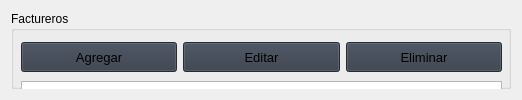
                     <widget class="QWidget" name="new_page">
                      <property name="sizePolicy">
                       <sizepolicy hsizetype="Preferred" vsizetype="Preferred">
                        <horstretch>0</horstretch>
                        <verstretch>0</verstretch>
                       </sizepolicy>
                      </property>
                      <layout class="QVBoxLayout" name="verticalLayout_20">
                       <item>
                        <widget class="QGroupBox" name="groupBox">
                         <property name="sizePolicy">
                          <sizepolicy hsizetype="Fixed" vsizetype="Preferred">
                           <horstretch>0</horstretch>
                           <verstretch>0</verstretch>
                          </sizepolicy>
                         </property>
                         <property name="minimumSize">
                          <size>
                           <width>500</width>
                           <height>0</height>
                          </size>
                         </property>
                         <property name="title">
                          <string>Factureros</string>
                         </property>
                         <property name="flat">
                          <bool>false</bool>
                         </property>
                         <property name="checkable">
                          <bool>false</bool>
                         </property>
                         <widget class="QTableView" name="table_factureros">
                          <property name="geometry">
                           <rect>
                            <x>10</x>
                            <y>70</y>
                            <width>481</width>
                            <height>501</height>
                           </rect>
                          </property>
                          <property name="sizePolicy">
                           <sizepolicy hsizetype="Expanding" vsizetype="Fixed">
                            <horstretch>0</horstretch>
                            <verstretch>0</verstretch>
                           </sizepolicy>
                          </property>
                         </widget>
                         <widget class="QWidget" name="verticalLayoutWidget">
                          <property name="geometry">
                           <rect>
                            <x>10</x>
                            <y>30</y>
                            <width>481</width>
                            <height>32</height>
                           </rect>
                          </property>
                          <layout class="QHBoxLayout" name="horizontalLayout_6">
                           <item>
                            <widget class="QPushButton" name="btn_add_facturero">
                             <property name="minimumSize">
                              <size>
                               <width>150</width>
                               <height>30</height>
                              </size>
                             </property>
                             <property name="font">
                              <font>
                               <family>Segoe UI</family>
                               <pointsize>10</pointsize>
                               <italic>false</italic>
                               <bold>false</bold>
                              </font>
                             </property>
                             <property name="cursor">
                              <cursorShape>PointingHandCursor</cursorShape>
                             </property>
                             <property name="styleSheet">
                              <string notr="true">background-color: rgb(52, 59, 72);</string>
                             </property>
                             <property name="text">
                              <string>Agregar</string>
                             </property>
                             <property name="icon">
                              <iconset resource="resources.qrc">
                               <normaloff>:/icons/images/icons/cil-user-follow.png</normaloff>:/icons/images/icons/cil-user-follow.png</iconset>
                             </property>
                            </widget>
                           </item>
                           <item>
                            <widget class="QPushButton" name="btn_edit_facturero">
                             <property name="minimumSize">
                              <size>
                               <width>150</width>
                               <height>30</height>
                              </size>
                             </property>
                             <property name="font">
                              <font>
                               <family>Segoe UI</family>
                               <pointsize>10</pointsize>
                               <italic>false</italic>
                               <bold>false</bold>
                              </font>
                             </property>
                             <property name="cursor">
                              <cursorShape>PointingHandCursor</cursorShape>
                             </property>
                             <property name="styleSheet">
                              <string notr="true">background-color: rgb(52, 59, 72);</string>
                             </property>
                             <property name="text">
                              <string>Editar</string>
                             </property>
                             <property name="icon">
                              <iconset resource="resources.qrc">
                               <normaloff>:/icons/images/icons/cil-pencil.png</normaloff>:/icons/images/icons/cil-pencil.png</iconset>
                             </property>
                            </widget>
                           </item>
                           <item>
                            <widget class="QPushButton" name="btn_delete_facturero">
                             <property name="minimumSize">
                              <size>
                               <width>150</width>
                               <height>30</height>
                              </size>
                             </property>
                             <property name="font">
                              <font>
                               <family>Segoe UI</family>
                               <pointsize>10</pointsize>
                               <italic>false</italic>
                               <bold>false</bold>
                              </font>
                             </property>
                             <property name="cursor">
                              <cursorShape>PointingHandCursor</cursorShape>
                             </property>
                             <property name="styleSheet">
                              <string notr="true">background-color: rgb(52, 59, 72);</string>
                             </property>
                             <property name="text">
                              <string>Eliminar</string>
                             </property>
                             <property name="icon">
                              <iconset resource="resources.qrc">
                               <normaloff>:/icons/images/icons/cil-x-circle.png</normaloff>:/icons/images/icons/cil-x-circle.png</iconset>
                             </property>
                            </widget>
                           </item>
                          </layout>
                         </widget>
                        </widget>
                       </item>
                      </layout>
                     </widget>
